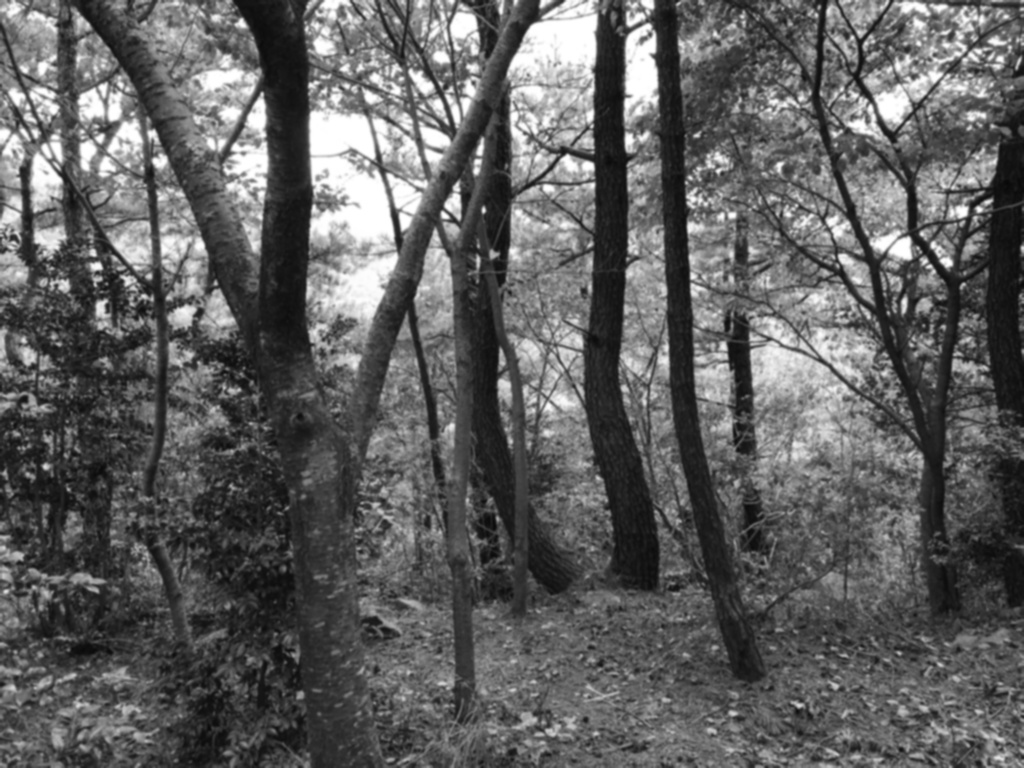
#> input picture Chap1412/forest_br.jpg, 1024 x 768 px, given in place of tracking2.avi, which was not available
$ jupyter execute Chap141.ipynb
#> lines starting #> are read from the running program, lines starting #| are printed output that depends on the picture; after the words box and inside, x2 and y2 are one past the last pixel; in counts of white or black regions, pixels touching at a corner belong together; long printed decimals are rounded; pictures that were not available may be replaced by others from this repository, and a replacement may not be noted
[cell 1]
import cv2
import numpy as np
from matplotlib import pyplot as plt

[cell 2]
cap = cv2.VideoCapture("tracking2.avi")

while(1):

    ret, frame = cap.read()
#> frame is the input picture: shape (768, 1024, 3); min 7, max 255, mean 95.4
    if ret :
        hsv = cv2.cvtColor(frame, cv2.COLOR_BGR2HSV)
#> hsv: shape (768, 1024, 3); mean H, S, V 0, 0, 95.4
        lower_blue = np.array([110,50,50])
        upper_blue = np.array([130,255,255])
        mask = cv2.inRange(hsv, lower_blue, upper_blue)
#> mask: shape (768, 1024); every value is 0
        res = cv2.bitwise_and(frame,frame, mask= mask)
#> res: shape (768, 1024, 3); every value is 0

        cv2.imshow('frame',frame)
        cv2.imshow('mask',mask)
        cv2.imshow('res',res)
    else:
        break

    k = cv2.waitKey(5) & 0xFF
#> (key Esc is pressed here)
    if k == 27:
        break
cv2.destroyAllWindows()

[cell 3]
img = cv2.imread('gray.png',0)
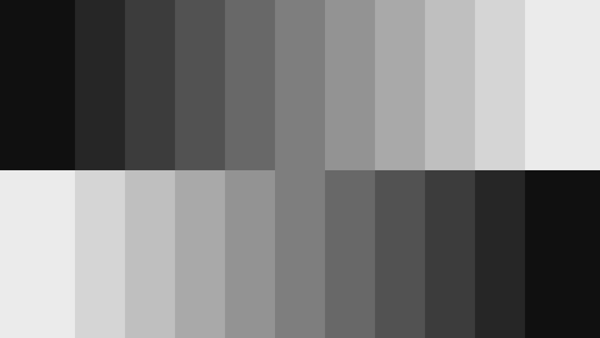
#> input picture Chap1412/gray.png, 600 x 338 px
#> img is the input picture: shape (338, 600); min 6, max 245, mean 125.5

ret,thresh1 = cv2.threshold(img,127,255,cv2.THRESH_BINARY)
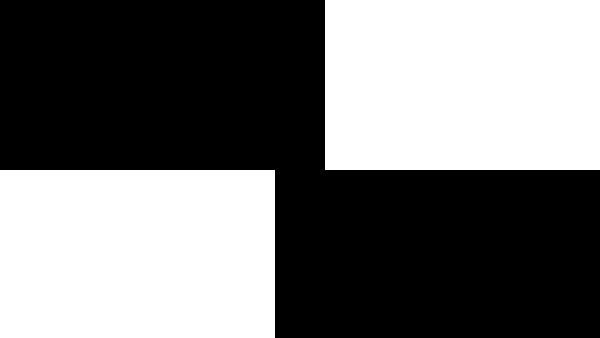
#> thresh1: shape (338, 600); 45.8% white; 2 white regions, box (x1, y1, x2, y2) and area: (325, 0, 600, 170) 46750, (0, 170, 275, 338) 46200
ret,thresh2 = cv2.threshold(img,127,255,cv2.THRESH_BINARY_INV)
ret,thresh3 = cv2.threshold(img,127,255,cv2.THRESH_TRUNC)
ret,thresh4 = cv2.threshold(img,127,255,cv2.THRESH_TOZERO)
ret,thresh5 = cv2.threshold(img,127,255,cv2.THRESH_TOZERO_INV)

titles = ['Original Image','BINARY','BINARY_INV','TRUNC','TOZERO','TOZERO_INV']
images = [img, thresh1, thresh2, thresh3, thresh4, thresh5]

for i in range(6):
    plt.subplot(2,3,i+1),plt.imshow(images[i],'gray')
    plt.title(titles[i])
    plt.xticks([]),plt.yticks([])

plt.show()

[cell 4]
img = cv2.imread('forest.jpg',0)
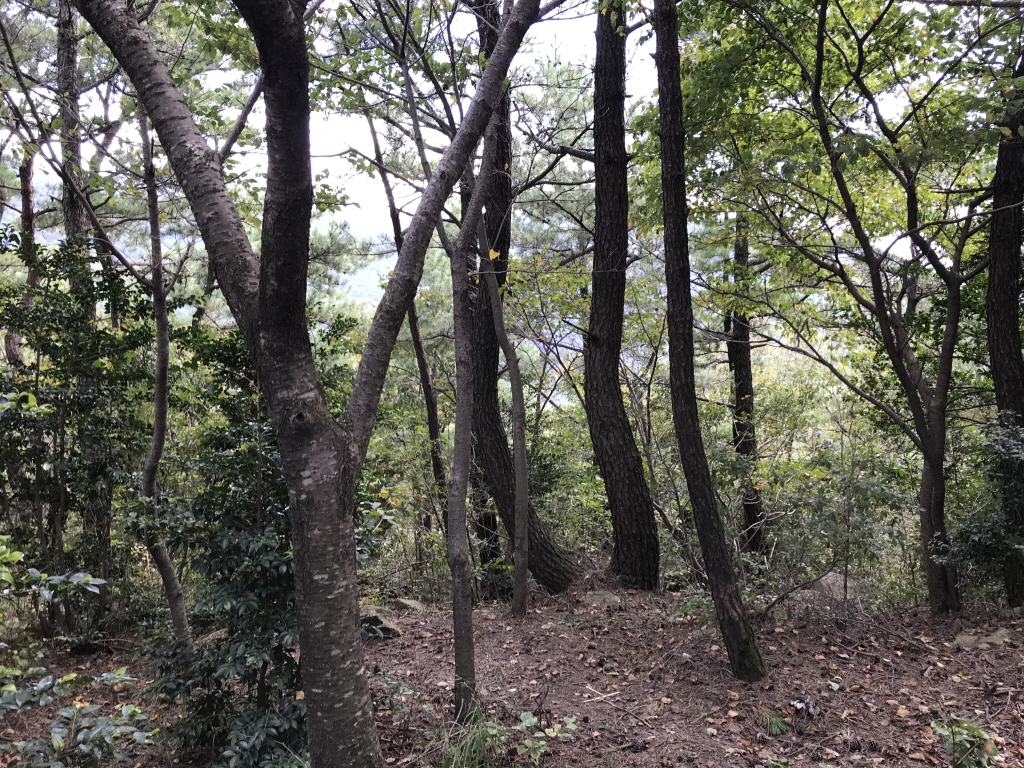
#> input picture Chap1412/forest.jpg, 1024 x 768 px
#> img: shape (768, 1024); min 2, max 255, mean 95.4
img = cv2.medianBlur(img,5)

ret,th1 = cv2.threshold(img,70,255,cv2.THRESH_BINARY)
#> th1: shape (768, 1024); 58.3% white; 944 black regions (611 under 20 px), largest, box (x1, y1, x2, y2) and area: (0, 0, 1024, 768) 290656, (724, 309, 756, 460) 2790, (374, 0, 457, 136) 1419
th2 = cv2.adaptiveThreshold(img,255,cv2.ADAPTIVE_THRESH_MEAN_C,\
cv2.THRESH_BINARY,11,2)
#> th2: shape (768, 1024); 52.4% white; 1998 black regions (1237 under 20 px), largest, box (x1, y1, x2, y2) and area: (264, 0, 1024, 694) 145571, (0, 0, 295, 768) 71772, (230, 592, 402, 768) 7810

th3 = cv2.adaptiveThreshold(img,255,cv2.ADAPTIVE_THRESH_GAUSSIAN_C,\
cv2.THRESH_BINARY,11,2)
#> th3: shape (768, 1024); 57.2% white; 4869 black regions (3631 under 20 px), largest, box (x1, y1, x2, y2) and area: (658, 0, 1024, 547) 54366, (0, 0, 287, 554) 44139, (461, 0, 712, 603) 28263

titles = ['Original Image', 'Global Thresholding (v = 70)',
'Adaptive Mean Thresholding', 'Adaptive Gaussian Thresholding']
images = [img, th1, th2, th3]

for i in range(4):
    plt.subplot(2,2,i+1),plt.imshow(images[i],'gray')
    plt.title(titles[i])
    plt.xticks([]),plt.yticks([])
plt.show()

[cell 5]
img = cv2.imread('sky.jpg',0)
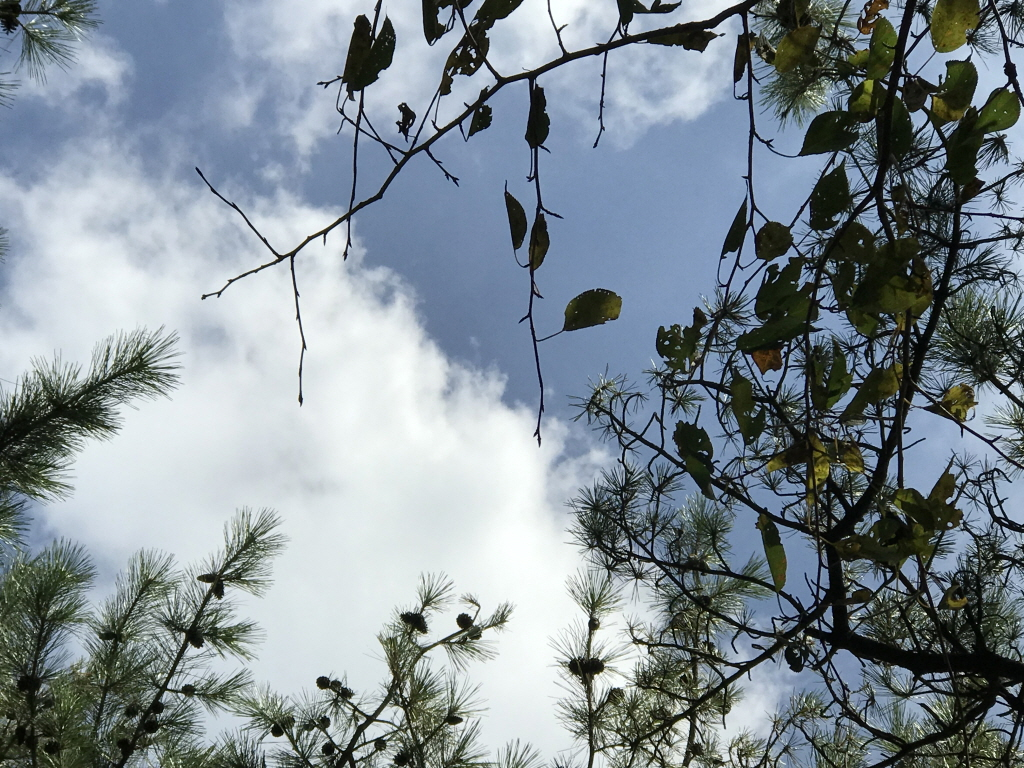
#> input picture Chap1412/sky.jpg, 1024 x 768 px
#> img: shape (768, 1024); min 0, max 255, mean 138.6
cv2.imwrite('')

ret1,th1 = cv2.threshold(img,127,255,cv2.THRESH_BINARY)
#> th1: shape (768, 1024); 63.2% white; 1139 black regions (1116 under 20 px), largest, box (x1, y1, x2, y2) and area: (195, 0, 1024, 768) 220093, (0, 338, 508, 768) 56415, (0, 0, 196, 126) 8734

ret2,th2 = cv2.threshold(img,0,255,cv2.THRESH_BINARY+cv2.THRESH_OTSU)
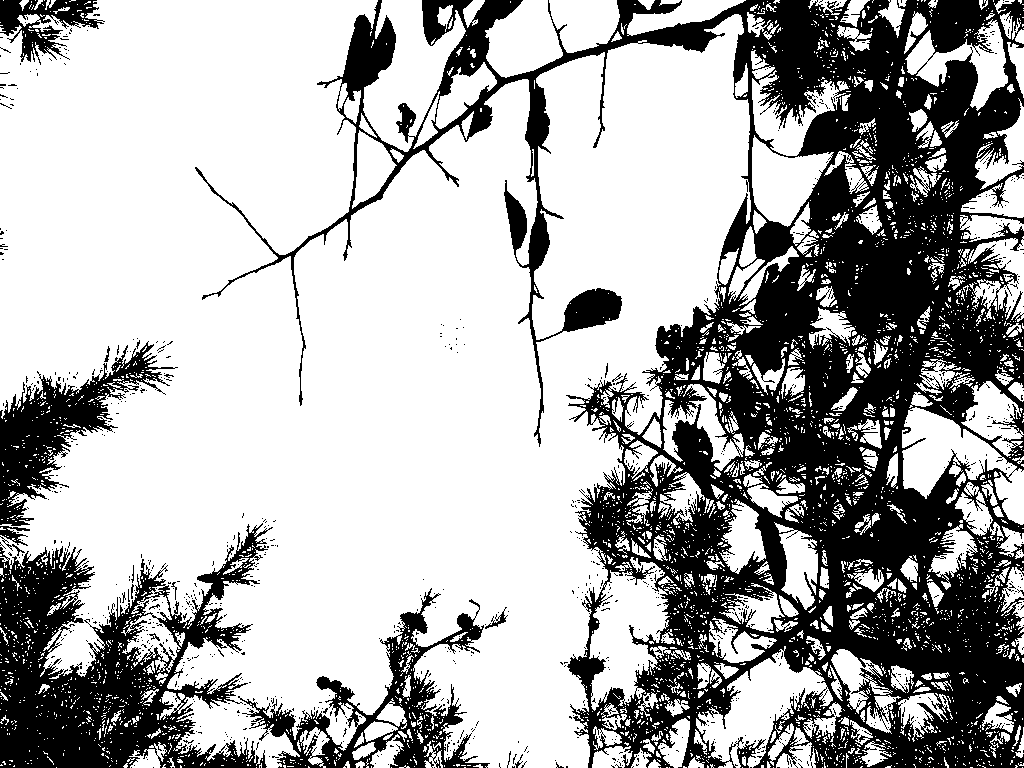
#> th2: shape (768, 1024); 67.6% white; 1009 black regions (991 under 20 px), largest, box (x1, y1, x2, y2) and area: (195, 0, 1024, 768) 197258, (0, 523, 273, 768) 31194, (238, 588, 490, 768) 10389
#> ret2 = 114

blur = cv2.GaussianBlur(img,(5,5),0)
ret3,th3 = cv2.threshold(blur,0,255,cv2.THRESH_BINARY+cv2.THRESH_OTSU)
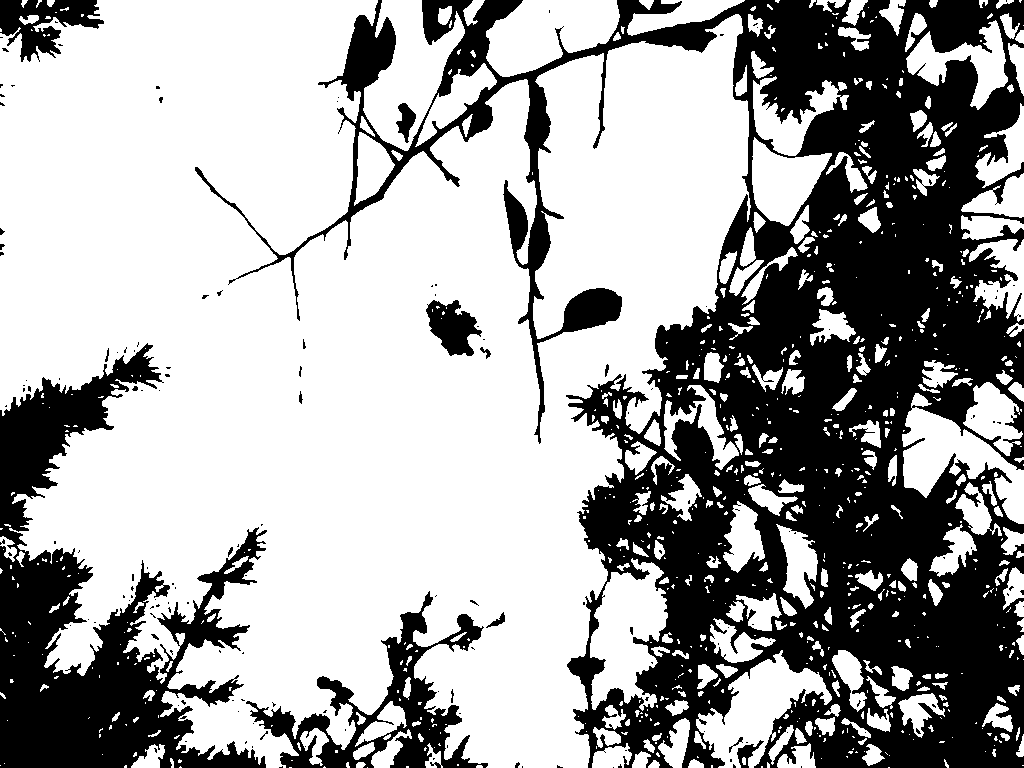
#> th3: shape (768, 1024); 64.6% white; 162 black regions (143 under 20 px), largest, box (x1, y1, x2, y2) and area: (195, 0, 1024, 768) 216840, (0, 343, 267, 768) 43614, (246, 591, 488, 768) 10769
#> ret3 = 120

images = [img, 0, th1,
img, 0, th2,
blur, 0, th3]

titles = ['Original Noisy Image','Histogram','Global Thresholding (v=127)',
'Original Noisy Image','Histogram',"Otsu's Thresholding",
'Gaussian filtered Image','Histogram',"Otsu's Thresholding"]

for i in range(3):
    plt.subplot(3,3,i*3+1),plt.imshow(images[i*3],'gray')
    plt.title(titles[i*3]), plt.xticks([]), plt.yticks([])
    plt.subplot(3,3,i*3+2),plt.hist(images[i*3].ravel(),256)
    plt.title(titles[i*3+1]), plt.xticks([]), plt.yticks([])
    plt.subplot(3,3,i*3+3),plt.imshow(images[i*3+2],'gray')
    plt.title(titles[i*3+2]), plt.xticks([]), plt.yticks([])

plt.show()
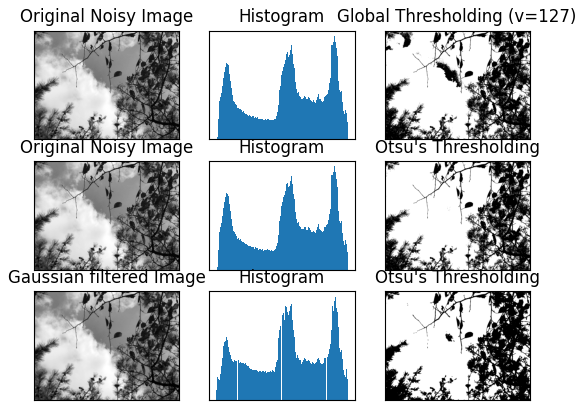
#> figure drawn by matplotlib, 9 panels

[cell 6]
img = cv2.imread('forest.jpg',0)
blur = cv2.GaussianBlur(img,(5,5),0)
cv2.imwrite('forest_br.jpg', blur)

hist = cv2.calcHist([blur],[0],None,[256],[0,256])
#> hist = 256 values, max 7988 at index 255, min 0 at index 0, mean 3072
hist_norm = hist.ravel()/hist.max()
#> hist_norm = 256 values, max 1 at index 255, min 0 at index 0, mean 0.385
Q = hist_norm.cumsum()
#> Q = 256 values from 0 to 98.45
bins = np.arange(256)
fn_min = np.inf
thresh = -1
for i in range(1,256):
    p1,p2 = np.hsplit(hist_norm,[i])
    q1,q2 = Q[i],Q[255]-Q[i]
    b1,b2 = np.hsplit(bins,[i])

    m1,m2 = np.sum(p1*b1)/q1, np.sum(p2*b2)/q2
    v1,v2 = np.sum(((b1-m1)**2)*p1)/q1,np.sum(((b2-m2)**2)*p2)/q2

    fn = v1*q1 + v2*q2
    if fn < fn_min:
        fn_min = fn
        thresh = i
    print(thresh, fn_min)
#> this loop made 255 passes
#> (p1, q1, q2, m1, m2, v1, v2, fn) on passes 9 to 12: ([0, 0, 0, 0, 0, 0, 0, 0, 0], 0.000501, 98.45, 0, 95.37, 0, 3169.4, 312032.8), ([0, 0, 0, 0, 0, 0, 0, 0, 0, 0.000501], 0.0015, 98.45, 3, 95.37, 12, 3169.4, 312029.1), ([0, 0, 0, 0, 0, 0, 0, 0, 0, 0.000501, 0.001], 0.00426, 98.45, 3.41, 95.37, 13.89, 3169.4, 312021.8), ([0, 0, 0, 0, 0, 0, 0, 0, 0, 0.000501, 0.001, 0.00275], 0.0156, 98.44, 2.86, 95.38, 16.11, 3169.6, 312002.4)
#> (q1, q2, m1, m2, v1, v2, fn, fn_min) on passes 13 to 18: (0.0371, 98.41, 4.9, 95.4, 19.2, 3169.5, 311923.7, 311923.7), (0.0836, 98.37, 5.5, 95.44, 21.48, 3169.5, 311779.6, 311779.6), (0.172, 98.28, 6.48, 95.52, 23.1, 3169.2, 311473.6, 311473.6), (0.326, 98.13, 7.46, 95.66, 24.31, 3168.4, 310909.2, 310909.2), (0.543, 97.91, 9.02, 95.85, 22.58, 3165.5, 309939.2, 309939.2), (0.832, 97.62, 10.33, 96.09, 20.87, 3161.1, 308601.8, 308601.8)
#| 9 312032.768
#| 10 312029.051
#| 11 312021.794
#| 12 312002.394
#| 13 311923.693
#| 14 311779.627
#| 15 311473.616
#| 16 310909.156
#> (further printed lines are left out)
